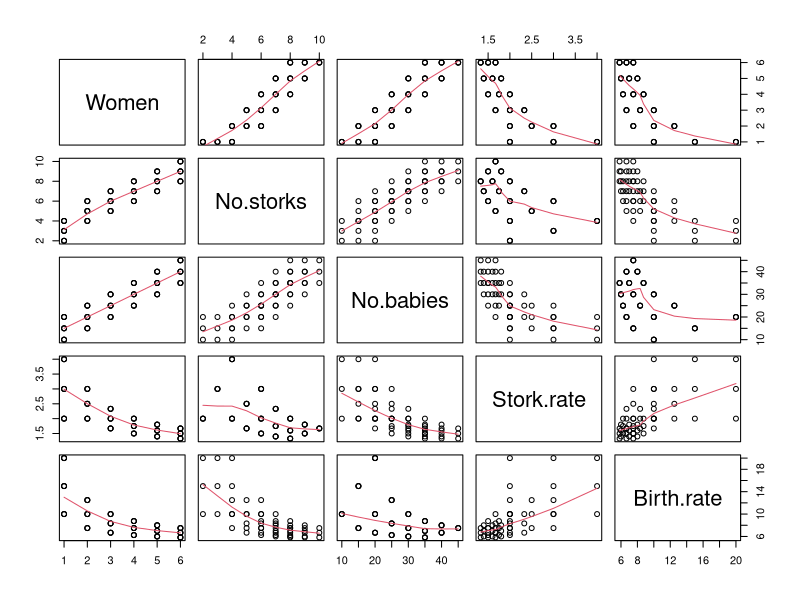

The R script that drew this image:
library(TeachingDemos)


### Name: stork
### Title: Neyman's Stork data
### Aliases: stork
### Keywords: datasets

### ** Examples

data(stork)
pairs(stork[,-1], panel=panel.smooth)
## maybe str(stork) ; plot(stork) ...
